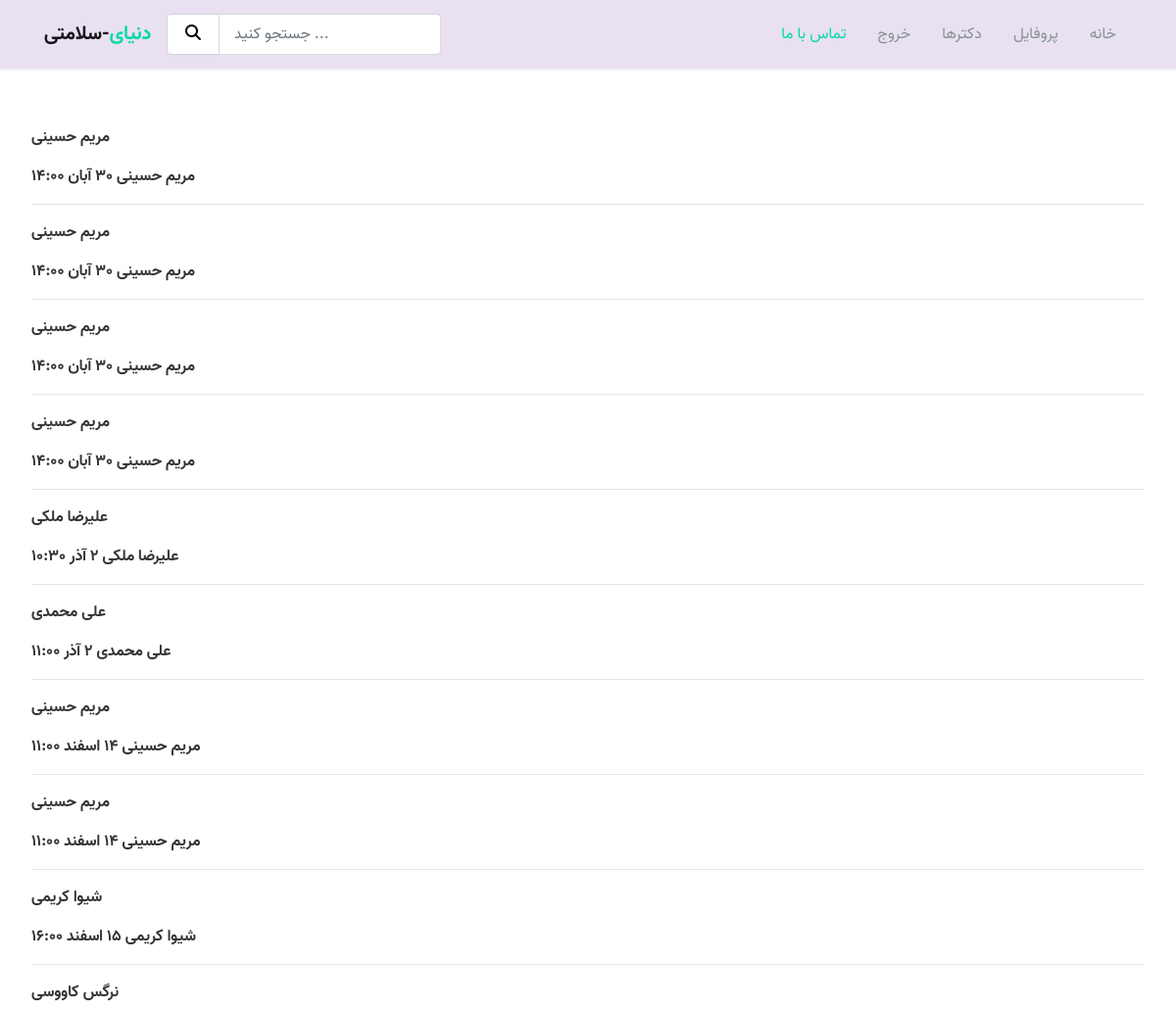
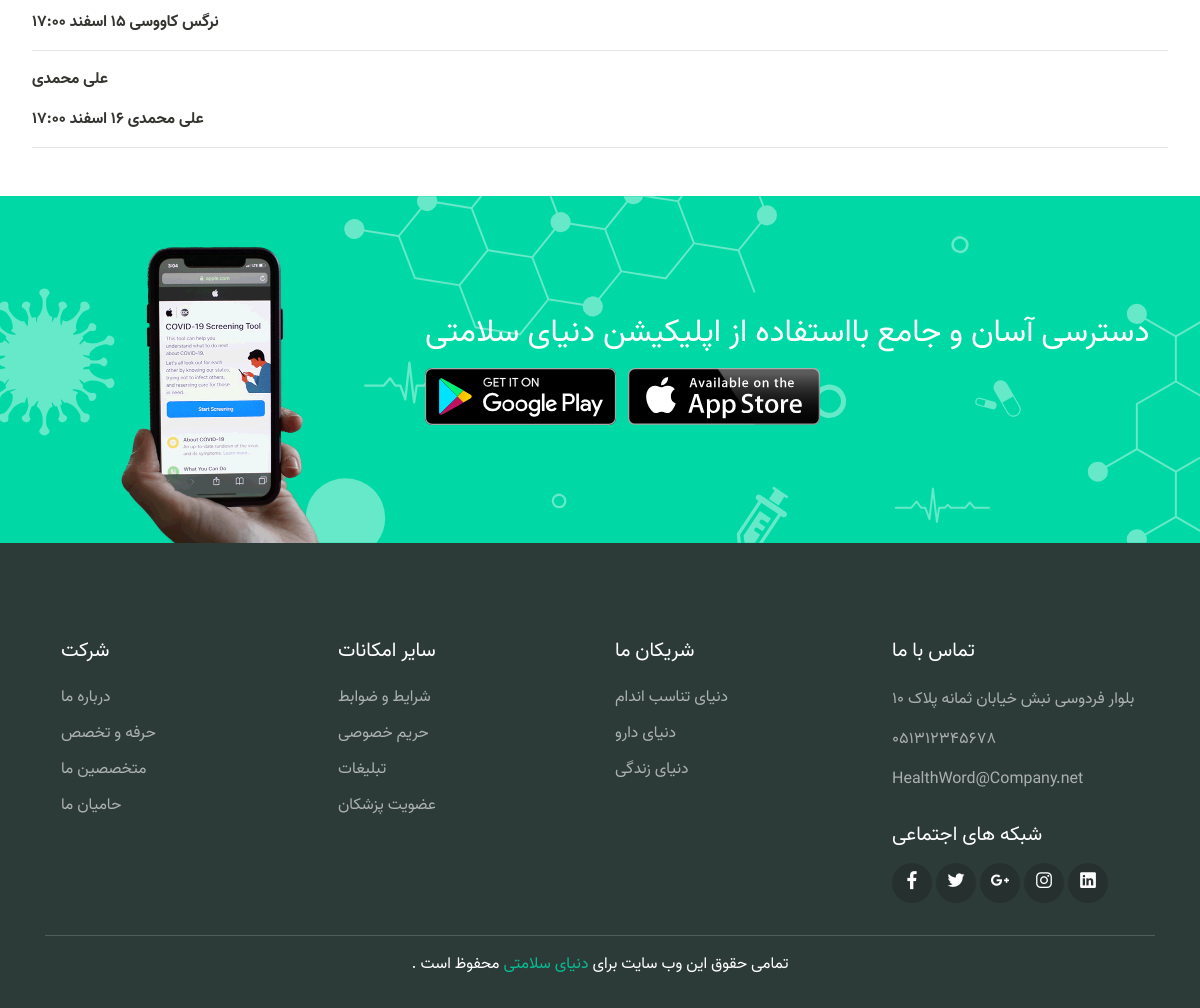
Page /patient/reserved_visits/ (signed in) on the committed database (2 pictures, top to bottom).
### visit/models.py (models this page shows, shortened)
class VisitsReserved(models.Model):
    patient = models.ForeignKey(Patient, on_delete=models.CASCADE, related_name='reserved_patient')
    doctor = models.ForeignKey(Doctor, on_delete=models.CASCADE, related_name='reserved_doctor')
    reserved_time = models.ForeignKey(DoctorTime, on_delete=models.CASCADE, related_name='reserved_date', null=True, blank=True)
    day = jmodels.jDateField(null=True, blank=True)
    start_time = models.CharField(max_length=20)
    end_time = models.CharField(max_length=20)
    ins_type = models.ForeignKey(Insurance, on_delete=models.SET_NULL, null=True, blank=True)
    cost = models.PositiveIntegerField()
    peygiri = models.PositiveIntegerField(default=random_code)

### doctors/models.py (models this page shows, shortened)
class Doctor(models.Model):
    user = models.OneToOneField(User, on_delete=models.CASCADE, null=True, blank=True, related_name='doctor_profile')
    f_name = models.CharField(max_length=50)
    l_name = models.CharField(max_length=100)
    takhasos = models.CharField(max_length=100)
    info = models.TextField()
    address = models.CharField(max_length=400)
    nezam_pezeshki = models.PositiveIntegerField()
    phone_number = models.PositiveIntegerField()
    dr_cost = models.PositiveIntegerField(default=0)
    image = models.ImageField(upload_to='doctors_images', null=True, blank=True)

class DoctorTime(models.Model):
    doctor = models.ForeignKey(Doctor, on_delete=models.CASCADE, related_name='doctor_times')
    day = models.CharField(max_length=50, null=True, blank=True)
    date = jmodels.jDateField(null=True, blank=True)
    start_time = models.CharField(max_length=20)
    end_time = models.CharField(max_length=20)
    reserved = models.BooleanField(default=False)
    def __str__(self):
        return self.doctor.f_name + ' ' + self.doctor.l_name + ' ' + self.day + ' ' + self.start_time

### pateints/views.py (the view)
# urls.py: path('reserved_visits/', reserved_visits, name='reserved_visits'),
def reserved_visits(request):
    reservs = request.user.patient_profile.reserved_patient.all()
    return render(request, 'patients/reserved_times.html', {'reservs': reservs})

### pateints/templates/patients/reserved_times.html (shortened to what this page needs)
{% extends '_base.html' %}
{% block content %}
    <br><br><br><br>
    <div class="m-3 p-3">
        {% for r in reservs %}
            <p><strong>{{ r.doctor.f_name }} {{ r.doctor.l_name }}</strong></p>
            <strong>{{ r.reserved_time }}</strong><br>
            <hr>
        {% endfor %}
    </div>
{% endblock %}

### static/css/theme.css (style rules this page uses)
:root { --primary: #00D9A5; --accent: #FF3D85; --secondary: #4E5AFE; --warning: #EED818; --info: #05B4E1; --danger: #FF4943; --success: #96C93D; --dark: #343531; --light: #F5F9F6; --cs: #596261; --grey: #6E807A; }
body { font-family: vazir; line-height: 1.5; color: #343531; }

### rows in the picture
VisitsReserved: doctor.f_name "مریم", doctor.l_name "حسینی", reserved_time "مریم حسینی 30 آبان 14:00"
VisitsReserved: doctor.f_name "مریم", doctor.l_name "حسینی", reserved_time "مریم حسینی 30 آبان 14:00"
VisitsReserved: doctor.f_name "مریم", doctor.l_name "حسینی", reserved_time "مریم حسینی 30 آبان 14:00"
VisitsReserved: doctor.f_name "مریم", doctor.l_name "حسینی", reserved_time "مریم حسینی 30 آبان 14:00"
VisitsReserved: doctor.f_name "علیرضا", doctor.l_name "ملکی", reserved_time "علیرضا ملکی 2 آذر 10:30"
VisitsReserved: doctor.f_name "علی", doctor.l_name "محمدی", reserved_time "علی محمدی 2 آذر 11:00"
VisitsReserved: doctor.f_name "مریم", doctor.l_name "حسینی", reserved_time "مریم حسینی 14 اسفند 11:00"
VisitsReserved: doctor.f_name "مریم", doctor.l_name "حسینی", reserved_time "مریم حسینی 14 اسفند 11:00"
VisitsReserved: doctor.f_name "شیوا", doctor.l_name "کریمی", reserved_time "شیوا کریمی 15 اسفند 16:00"
VisitsReserved: doctor.f_name "نرگس", doctor.l_name "کاووسی", reserved_time "نرگس کاووسی 15 اسفند 17:00"
VisitsReserved: doctor.f_name "علی", doctor.l_name "محمدی", reserved_time "علی محمدی 16 اسفند 17:00"
